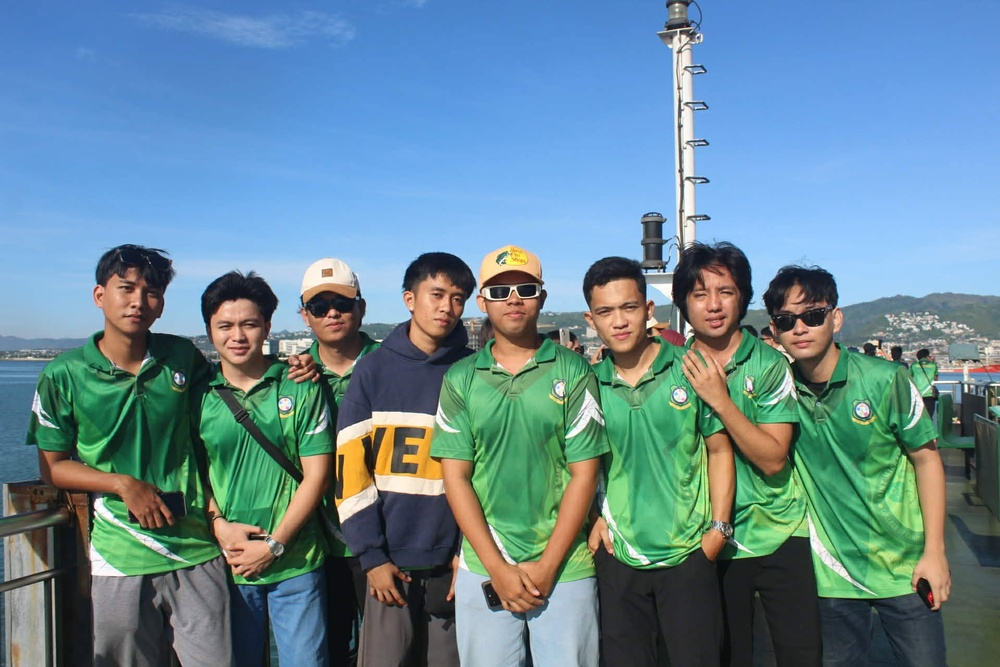
#> input picture Photos/persons.jpg, 1000 x 667 px, shrunk from 1920 x 1280 before the run, found by its file name
$ jupyter execute face_detect.ipynb
#> lines starting #> are read from the running program, lines starting #| are printed output that depends on the picture; after the words box and inside, x2 and y2 are one past the last pixel; in counts of white or black regions, pixels touching at a corner belong together
[cell 1]
#pylint:disable=no-member

import cv2 as cv

img = cv.imread('../Resources/Photos/persons.jpg')
#> img is the input picture: shape (667, 1000, 3); mean B, G, R 149, 135.4, 102
cv.imshow('Persons', img)

gray = cv.cvtColor(img, cv.COLOR_BGR2GRAY)
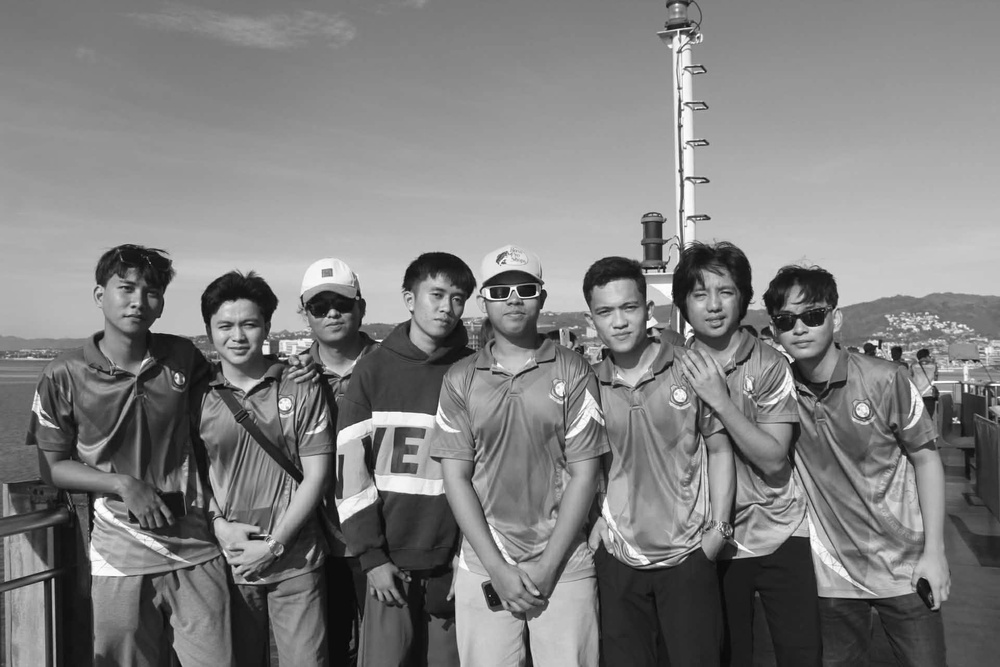
#> gray: shape (667, 1000); min 2, max 255, mean 127
cv.imshow('Gray Persons', gray)

haar_cascade = cv.CascadeClassifier('haar_face.xml')

faces_rect = haar_cascade.detectMultiScale(gray, scaleFactor=1.1, minNeighbors=5)
#> faces_rect = [[683, 268, 64, 64], [404, 271, 63, 63], [204, 300, 65, 65], [100, 263, 69, 69], [486, 270, 57, 57], [585, 285, 66, 66], [598, 360, 72, 72], [838, 471, 65, 65], [463, 342, 94, 94]]

print(f'Number of faces found = {len(faces_rect)}')
#| Number of faces found = 9

for (x,y,w,h) in faces_rect:
    cv.rectangle(img, (x,y), (x+w,y+h), (0,255,0), thickness=2)
#> this loop made 9 passes
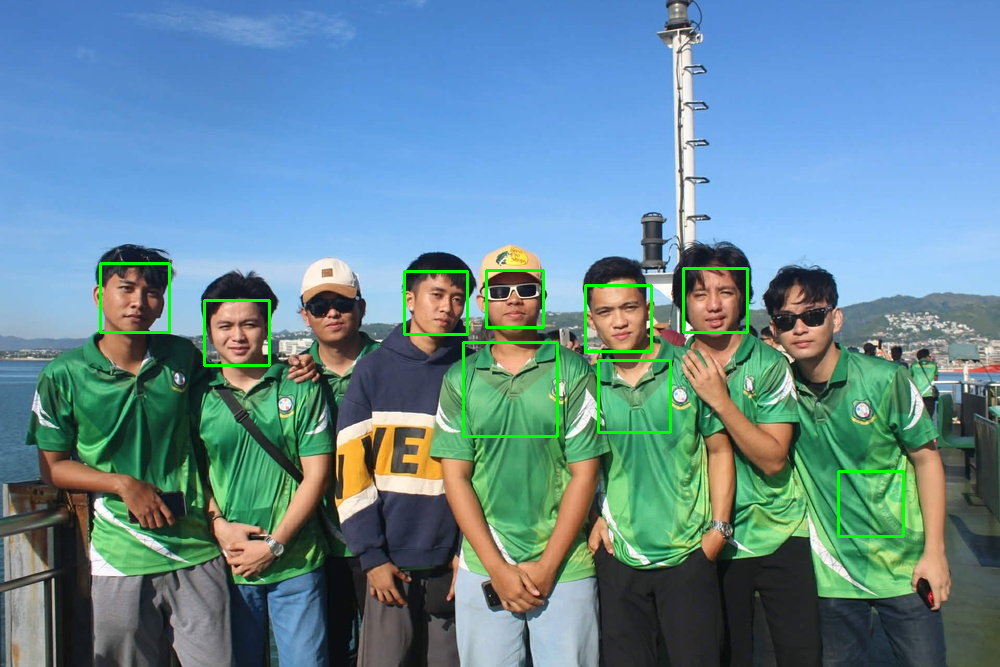
#> img: shape (667, 1000, 3); 1.1% of pixels changed, all inside (x1, y1, x2, y2) = (99, 262, 905, 538)

cv.imshow('Detected Faces', img)

cv.waitKey(0)
#> Out = 27

$ run again, with Photos/nigg.jpg copied over Photos/persons.jpg
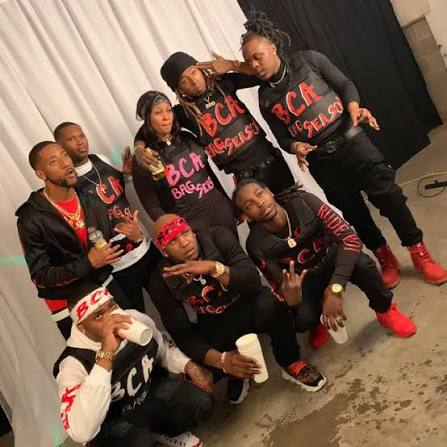
#> input picture Photos/nigg.jpg, 447 x 447 px, found by its file name
#> img is the input picture: shape (447, 447, 3); mean B, G, R 75, 90.4, 115.4
#> `gray = cv.cvtColor(img, cv.COLOR_BGR2GRAY)`:
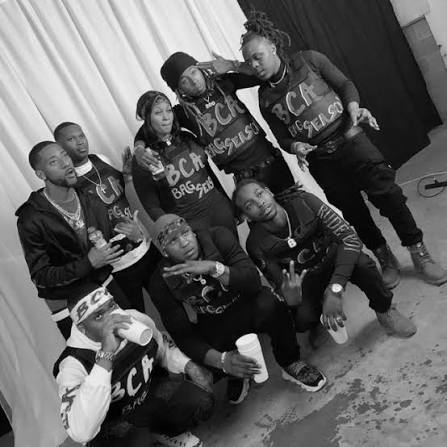
#> gray: shape (447, 447); min 0, max 251, mean 96.1
#> faces_rect = [[150, 101, 28, 28]]
#| Number of faces found = 1
#> the loop `for (x,y,w,h) in faces_rect:` made 1 pass
#> after the loop `for (x,y,w,h) in faces_rect:`:
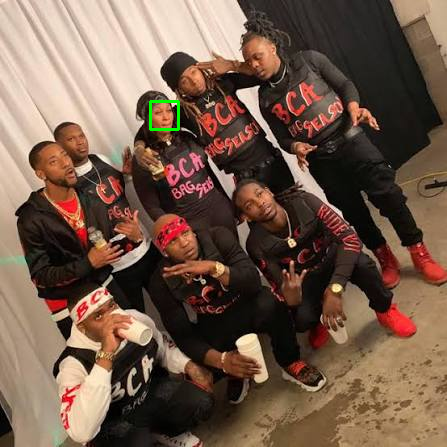
#> img: shape (447, 447, 3); 0.17% of pixels changed, all inside (x1, y1, x2, y2) = (149, 100, 180, 131)
#> Out = 27

$ run again, with Photos/person.jpg copied over Photos/persons.jpg
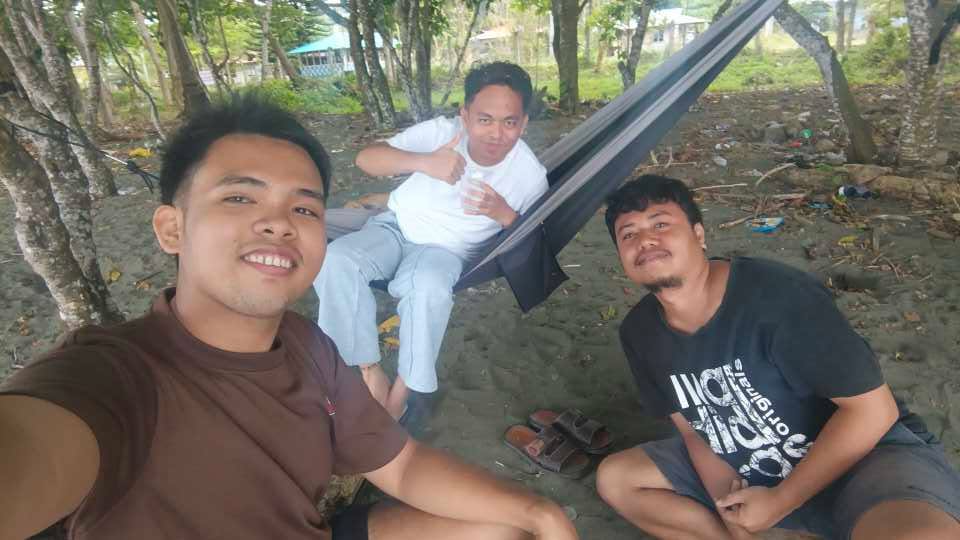
#> input picture Photos/person.jpg, 960 x 540 px, found by its file name
#> img is the input picture: shape (540, 960, 3); mean B, G, R 101.9, 110.9, 116.6
#> `gray = cv.cvtColor(img, cv.COLOR_BGR2GRAY)`:
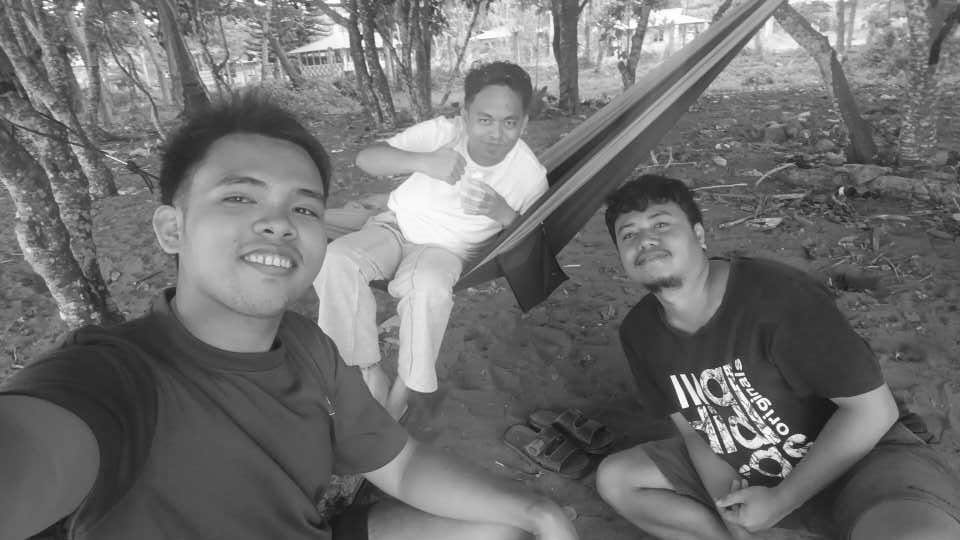
#> gray: shape (540, 960); min 11, max 255, mean 111.6
#> faces_rect = [[463, 95, 64, 64], [606, 200, 83, 83], [192, 145, 157, 157]]
#| Number of faces found = 3
#> the loop `for (x,y,w,h) in faces_rect:` made 3 passes
#> after the loop `for (x,y,w,h) in faces_rect:`:
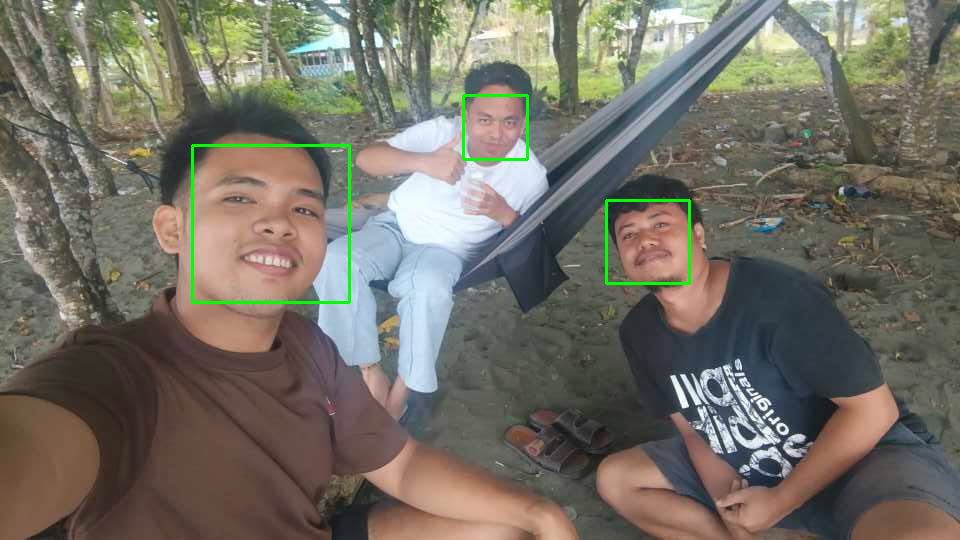
#> img: shape (540, 960, 3); 0.7% of pixels changed, all inside (x1, y1, x2, y2) = (191, 94, 691, 304)
#> Out = 27
